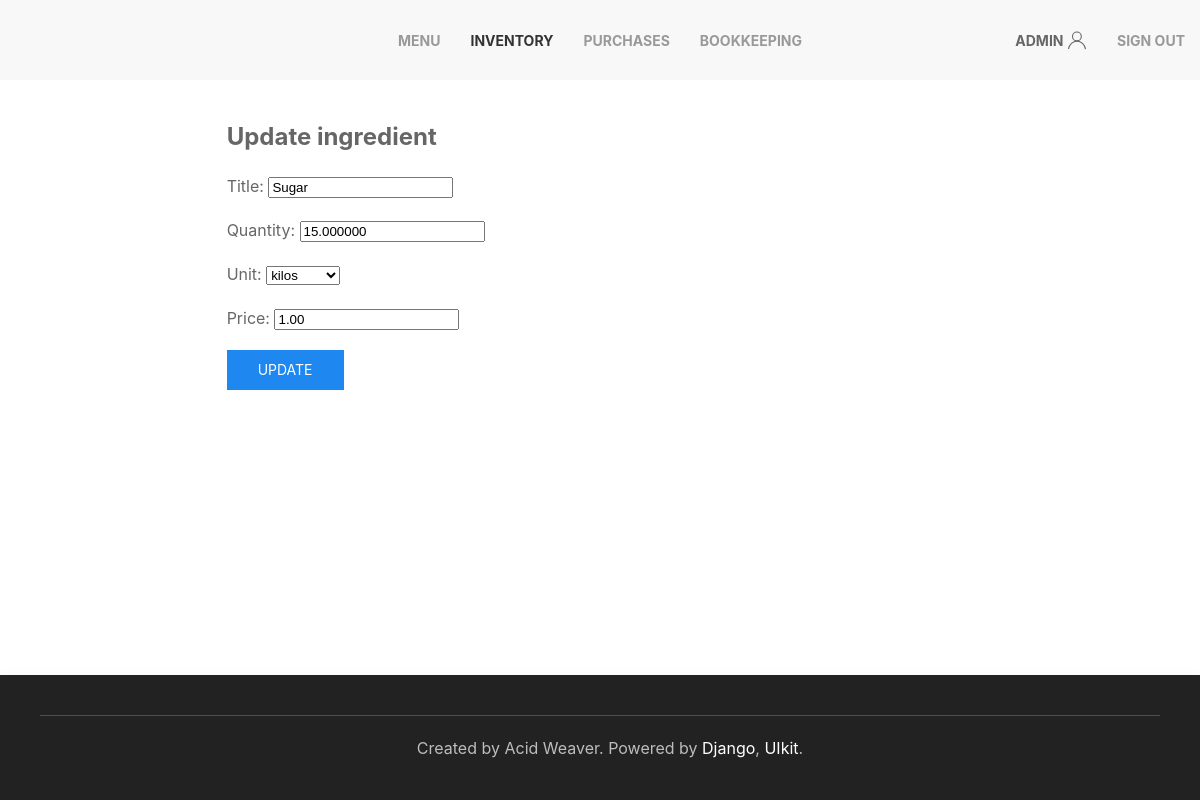
Screenshot of /inventory/1 (signed in) with the database file from the repository.
### inventory/models.py (models this page shows, shortened)
class Ingredient(models.Model):
	title = models.CharField(max_length=63, unique=True)
	quantity = models.DecimalField(max_digits=12, decimal_places=6, default=0)
	class PossibleUnits(models.TextChoices):
		GRAM = 'g.', _('grams')
		KILO = 'kg.', _('kilos')
		LITER = 'L.', _('liters')
		MLITER = 'ml.', _('milliliters')
		AMOUNT = 'num', _('amount')
	unit = models.CharField(max_length=3, choices=PossibleUnits.choices, default=PossibleUnits.AMOUNT)
	price = models.DecimalField(max_digits=5, decimal_places=2, default=0)

### inventory/views.py (the view)
# urls.py: path('inventory/<pk>', IngredientUpdateView.as_view(), name='update_ingredient'),
class IngredientUpdateView(LoginRequiredMixin, DataMixin, UpdateView):
	model = Ingredient
	form_class = IngredientForm
	template_name = 'inventory/update_ingredient.html'
	success_url = reverse_lazy('inventory')
	def get_context_data(self, **kwargs):
		context = super().get_context_data(**kwargs)
		mixin_context = self.get_user_context(title='Add Ingredient', select=1)
		return dict(list(context.items()) + list(mixin_context.items()))

### inventory/forms.py
class IngredientForm(forms.ModelForm):
	class Meta:
		model = Ingredient
		fields = '__all__'

### inventory/utils.py (called while the page is built)
	def get_user_context(self, **kwargs):
		context = kwargs
		if 'select' in context:
			context['select'] = navigation[context['select']]
		context['nav_menu'] = navigation
		return context

### inventory/templates/inventory/update_ingredient.html (shortened to what this page needs)
{% extends 'inventory/base.html' %}
{% block content %}
<div class="uk-grid-match uk-margin-remove-left" uk-grid>
	<div class="uk-width-expand uk-padding-remove">
		<form method="POST">
			<fieldset class="uk-fieldset">
				<legend class="uk-legend uk-text-bold">Update ingredient</legend>
				{{ form.as_p }}
			</fieldset>
			<button class="uk-button uk-button-primary" type="submit">Update</button>
		</form>
	</div>
</div>
{% endblock %}

### inventory/templates/inventory/base.html (shortened to what this page needs)
{% load static %}
<!DOCTYPE html>
<html id="main">
	<head>
        <link rel="stylesheet" href="{% static 'inventory/css/uikit.min.css' %}" />
	</head>
	<body uk-height-match="target:main">
		{% block mainmenu %}
		<nav class="uk-navbar-container uk-visible@m" uk-navbar>
			<div class="uk-navbar-center">
				<ul class="uk-navbar-nav">
					{% for m in nav_menu %}
					{% if select != m %}
					<li><a class="uk-text-bold" href="{% url m.url_name %}">{{ m.title }}</a></li>
					{% else %}
					<li class="uk-active"><a class="uk-text-bold" href="{% url m.url_name %}">{{ m.title }}</a></li>
					{% endif %}
					{% endfor %}
				</ul>
			</div>
			<div class="uk-navbar-right">
				{% if request.user.is_authenticated %}
				<ul class="uk-navbar-nav">
					<li><a class="uk-text-bold" href="#">{{ user.username }}<span uk-icon="icon: user"></span></a></li>
					<li><a class="uk-text-bold" href="{% url 'logout' %}">Sign out</a></li>
				</ul>
				{% else %}
				<ul class="uk-navbar-nav">
					<li><a class="uk-text-bold" href="{% url 'login' %}">Sign in</a></li>
					<li><a class="uk-text-bold" href="{% url 'registration' %}">Sign up</a></li>
				</ul>
				{% endif %}
			</div>
		</nav>
		{% endblock mainmenu %}
		<div class="uk-padding">
			{% block content %}
			{% endblock %}
		</div>
		<div uk-height-viewport="expand: true"></div>
		<footer class="uk-background-secondary">
			<div class="uk-card uk-card-secondary uk-card-body uk-text-center uk-position-z-index" uk-sticky="position: bottom;">
				<hr />
				<p class="uk-margin-left uk-margin-remove-top">Created by Acid Weaver.
				Powered by <a href="https://www.djangoproject.com/" target="_blank">Django</a>, <a href="https://getuikit.com/" target="_blank">UIkit</a>.</p>
			</div>
		</footer>
	</body>
</html>

### rows the page displays
Ingredient: title "Sugar", quantity "15.000000", unit "kilos", price "1.00"

### other values shown
{{ m.title }} "MENU" "PURCHASES" "BOOKKEEPING"
{{ m.title }} "INVENTORY"
{{ user.username }} "ADMIN"
